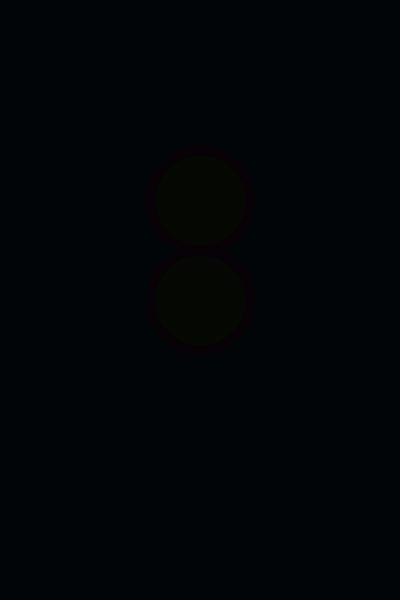
Frame 1 (no input)
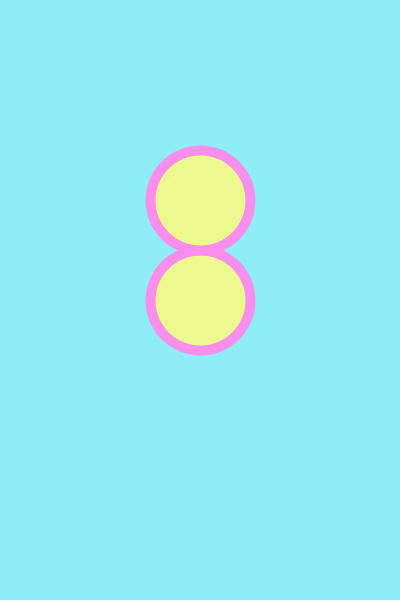
Frame 60 (the mouse pressed at the canvas centre just before this capture)
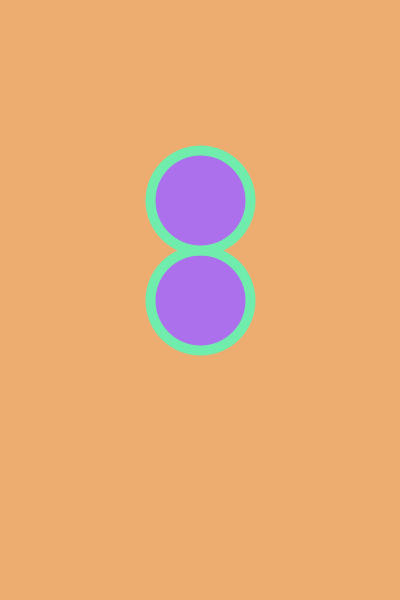
Frame 120 (the mouse held since frame 60 and released just before this capture)

The Processing sketch that drew these frames (run headless with seeded random() and noise(); from frame 60 on, the mouse is pressed at the canvas centre):

// Processing sketch: pendule_1_couleur
// ── pendule_1_couleur.pde
void setup() {
  size(400,600);
}

void draw() {
  float rouge = abs(sin(frameCount * 0.01)) * 255;
  float vert = abs(sin(frameCount * 0.02)) * 255;
  float bleu = abs(sin(frameCount * 0.03)) * 255;
  
  background(rouge, vert, bleu);
  strokeWeight(10);
  stroke(bleu, rouge,vert);
  fill(vert, bleu,rouge);
  circle(width/2, height/2, 100);

  circle(width/2, height/3, 100);
}
